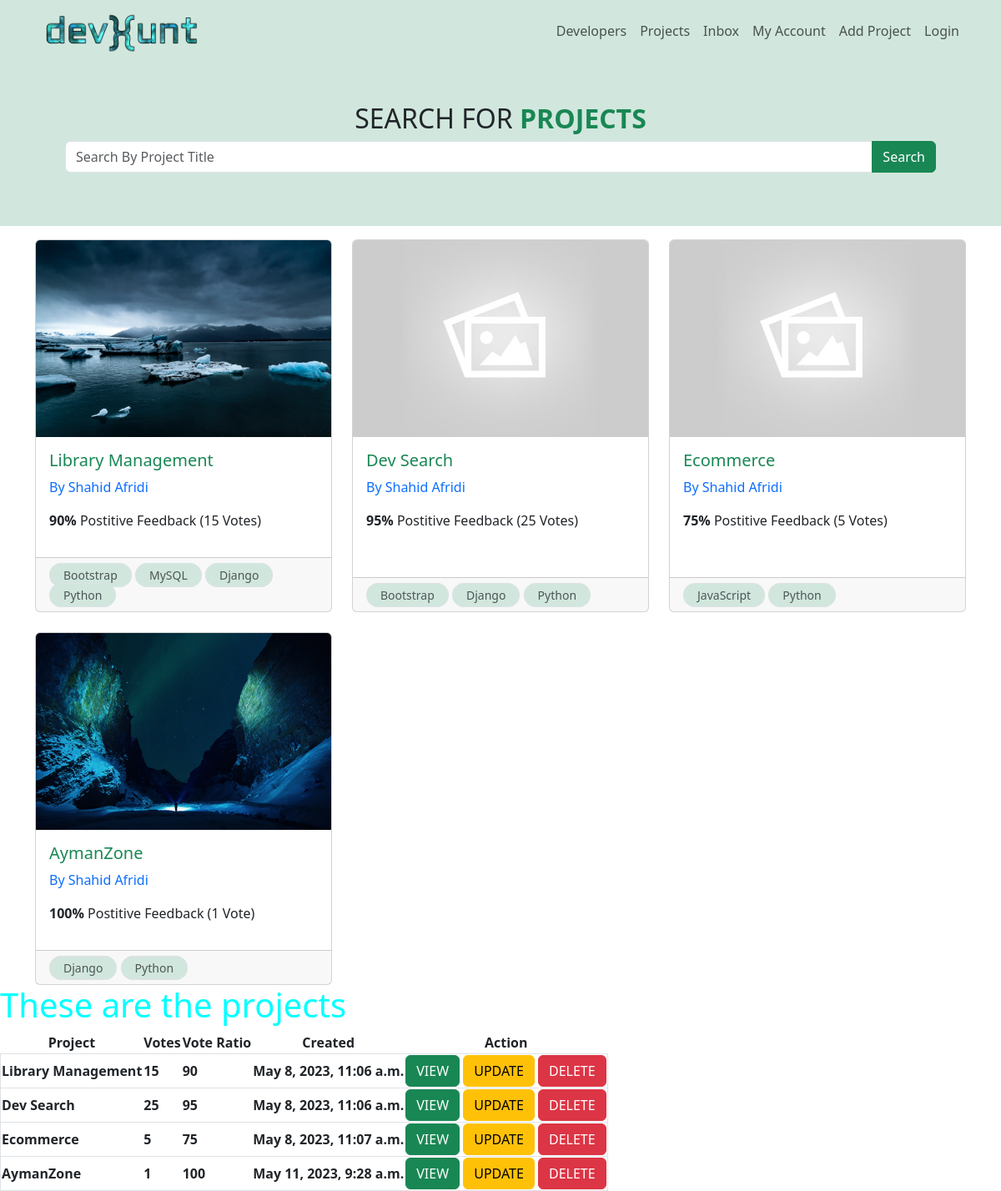
The page / on the database its author committed.
### projects/models.py (models this page shows, shortened)
class Project(models.Model):
    title = models.CharField(max_length=255)
    description = models.TextField(null=True, blank=True)
    featured_image = models.ImageField(null=True, blank=True, default='default.jpg')
    demo_link = models.CharField(max_length=200, null=True, blank=True)
    source_link = models.CharField(max_length=200, null=True, blank=True)
    tags = models.ManyToManyField('Tag', blank=True)
    vote_total = models.IntegerField(default=0, null=True, blank=True)
    vote_ratio = models.IntegerField(default=0, null=True, blank=True)
    created_at = models.DateTimeField(auto_now_add=True)
    id = models.UUIDField(default=uuid.uuid4, unique=True,
                          primary_key=True, editable=False)

class Tag(models.Model):
    name = models.CharField(max_length=200)
    created_at = models.DateTimeField(auto_now_add=True)
    id = models.UUIDField(default=uuid.uuid4, unique=True,
                          primary_key=True, editable=False)

### projects/views.py (the view)
# urls.py: path('', include('projects.urls'))
def projects(request):
    projects = Project.objects.all()
    context = {
        'projects': projects
    }
    return render(request, 'projects/projects.html', context)

### projects/templates/projects/projects.html (shortened to what this page needs)
{% extends 'main.html' %}
{% block content %}
<div class=" bg-success-subtle">
    <div class='container text-center p-5'>
        <h2>SEARCH FOR <span class='text-success' style="font-weight: 800;">PROJECTS</span></h2>
        <div class="input-group mb-3">
            <input type="text" class="form-control" placeholder="Search By Project Title" aria-label="Recipient's username" aria-describedby="button-addon2">
            <button class="btn  btn-success" type="button" id="button-addon2">Search</button>
        </div>
    </div>
</div>
<div class="container mt-3">
    <div class="row row-cols-1 row-cols-md-3 g-4">
        {% for project in projects %}
        <div class="col ">
            <a class="text-decoration-none " href="{% url 'single-project' project.id %}" >
          <div class="card h-100 ">
            <img src="{{project.featured_image.url}}" class="card-img-top" alt="...">
            <div class="card-body">
              <h5 class="text-success card-title ">{{project.title}}</h5>
              <p><a class="text-decoration-none" href="#">By Shahid Afridi</a></p>
              <p class="">
                <span style="font-weight: bold;">{{project.vote_ratio}}%</span> Postitive
                Feedback ({{project.vote_total}} Vote{{project.vote_total|pluralize:"s"}})
              </p>
            </div>
              </a>
            <div class="card-footer">
                {% for tag in project.tags.all %}
                <small class="border border-1 py-1 px-3  bg-success-subtle text-body-secondary rounded-pill">{{tag.name}}</small>
                {% endfor %}
            </div>
          </div>
        </div>
        {% endfor %}
<h1>These are the projects</h1>
    <table>
        <tr class="text-center">
            <th>Project</th>
            <th>Votes</th>
            <th>Vote Ratio</th>
            <th>Created</th>
            <th>Action</th>
        </tr>
        {% for project in projects %}
            <tr class="border p-2">
                <th>{{project.title}}</th>
                <th>{{project.vote_total}}</th>
                <th>{{project.vote_ratio}}</th>
                <th>{{project.created_at}}</th>
                <th>
                    <a class="btn btn-success" href="{% url 'single-project' project.id %}">VIEW</a>
                    <a class="btn btn-warning" href="{% url 'update-project' project.id %}">UPDATE</a>
                    <a class="btn btn-danger" href="{% url 'delete-project' project.id %}">DELETE</a>
                </th>
            </tr>
        {% endfor %}
    </table>
{% endblock content %}

### static/styles/main.css (style rules this page uses)
h1 { color: aqua; }

### rows shown on the page
Project: featured_image (picture), title "Library Management", vote_ratio "90", vote_total "15", created_at "May 8, 2023, 11:06 a.m."
Tag: name "Bootstrap"
Tag: name "MySQL"
Tag: name "Django"
Tag: name "Python"
Project: featured_image (placeholder picture), title "Dev Search", vote_ratio "95", vote_total "25", created_at "May 8, 2023, 11:06 a.m."
Project: featured_image (placeholder picture), title "Ecommerce", vote_ratio "75", vote_total "5", created_at "May 8, 2023, 11:07 a.m."
Tag: name "JavaScript"
Project: featured_image (picture), title "AymanZone", vote_ratio "100", vote_total "1", created_at "May 11, 2023, 9:28 a.m."
